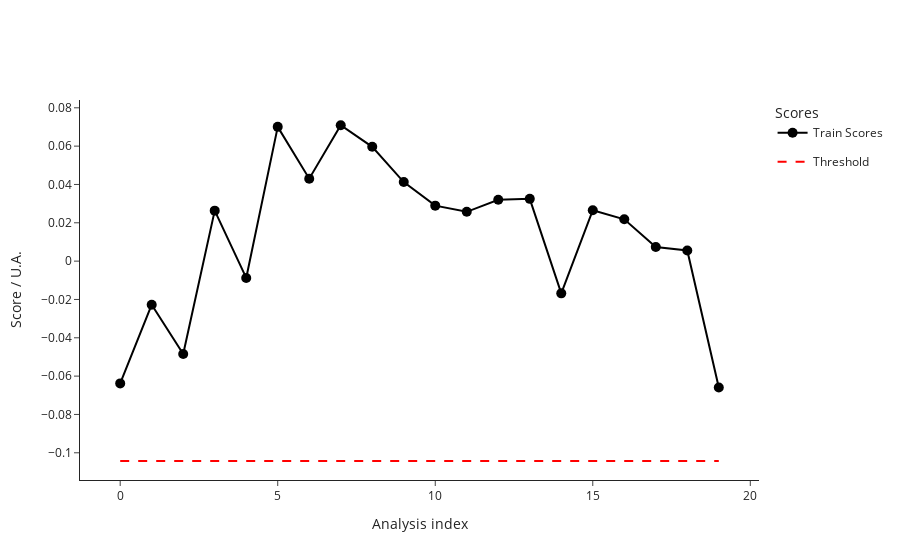

The code cell stored with this chart in its notebook:
### Code cell
from src.StreamPort.machine_learning.methods import MachineLearningMethodIsolationForestSklearn

iforest = MachineLearningMethodIsolationForestSklearn()
iforest_parameters = iforest.parameters
print(iforest_parameters)
parameters.update(iforest_parameters)

ana = iforest.run(ana)
fig_train_scores = ana.plot_scores()
fig_train_scores.show()

### Figure 1 — Plotly figure (JSON) as saved in the notebook; plotly's stock layout.template omitted (floating-point values rounded to 4 significant figures)
{"data": [{"hovertemplate": ["<b>index: </b>18<br><b>name: </b>210812_Pac--005<br><b>path: </b>C:/Users/Sandeep/Desktop/ExtractedSignals\\210812_Pac 2021-08-12 10-30-07\\210812_Pac--005.D<br><b>batch: </b>210812_Pac 2021-08-12 10-30-07<br><b>batch_position: </b>5<br><b>idle_time: </b>39.0<br><b>sample: </b>NaCl 0,9%<br><b>method: </b>SAA_411_Pac.M<br><b>timestamp: </b>2021-08-12 10:50:23<br><b>detector: </b>G1315C<br><b>pump: </b>G7110B<br><b>start_time: </b>2021-08-12 10:50:57<br><b>end_time: </b>2021-08-12 10:54:57<br><b>runtime: </b>239.7000000000036", "<b>index: </b>19<br><b>name: </b>210812_Pac--006<br><b>path: </b>C:/Users/Sandeep/Desktop/ExtractedSignals\\210812_Pac 2021-08-12 10-30-07\\210812_Pac--006.D<br><b>batch: </b>210812_Pac 2021-08-12 10-30-07<br><b>batch_position: </b>6<br><b>idle_time: </b>39.0<br><b>sample: </b>Blank<br><b>method: </b>SAA_411_Pac.M<br><b>timestamp: </b>2021-08-12 10:55:02<br><b>detector: </b>G1315C<br><b>pump: </b>G7110B<br><b>start_time: </b>2021-08-12 10:55:36<br><b>end_time: </b>2021-08-12 10:59:36<br><b>runtime: </b>239.7000000000036", "<b>index: </b>20<br><b>name: </b>210812_Pac--007<br><b>path: </b>C:/Users/Sandeep/Desktop/ExtractedSignals\\210812_Pac 2021-08-12 10-30-07\\210812_Pac--007.D<br><b>batch: </b>210812_Pac 2021-08-12 10-30-07<br><b>batch_position: </b>7<br><b>idle_time: </b>39.0<br><b>sample: </b>0.025 mg/ml<br><b>method: </b>SAA_411_Pac.M<br><b>timestamp: </b>2021-08-12 10:59:41<br><b>detector: </b>G1315C<br><b>pump: </b>G7110B<br><b>start_time: </b>2021-08-12 11:00:15<br><b>end_time: </b>2021-08-12 11:04:15<br><b>runtime: </b>239.7000000000036", "<b>index: </b>21<br><b>name: </b>210812_Pac--008<br><b>path: </b>C:/Users/Sandeep/Desktop/ExtractedSignals\\210812_Pac 2021-08-12 10-30-07\\210812_Pac--008.D<br><b>batch: </b>210812_Pac 2021-08-12 10-30-07<br><b>batch_position: </b>8<br><b>idle_time: </b>39.0<br><b>sample: </b>Blank<br><b>method: </b>SAA_411_Pac.M<br><b>timestamp: </b>2021-08-12 11:04:20<br><b>detector: </b>G1315C<br><b>pump: </b>G7110B<br><b>start_time: </b>2021-08-12 11:04:54<br><b>end_time: </b>2021-08-12 11:08:54<br><b>runtime: </b>239.7000000000036", "<b>index: </b>22<br><b>name: </b>210812_Pac--009<br><b>path: </b>C:/Users/Sandeep/Desktop/ExtractedSignals\\210812_Pac 2021-08-12 10-30-07\\210812_Pac--009.D<br><b>batch: </b>210812_Pac 2021-08-12 10-30-07<br><b>batch_position: </b>9<br><b>idle_time: </b>38.0<br><b>sample: </b>210806/036 :10<br><b>method: </b>SAA_411_Pac.M<br><b>timestamp: </b>2021-08-12 11:08:59<br><b>detector: </b>G1315C<br><b>pump: </b>G7110B<br><b>start_time: </b>2021-08-12 11:09:32<br><b>end_time: </b>2021-08-12 11:13:32<br><b>runtime: </b>239.7000000000036", "<b>index: </b>23<br><b>name: </b>210812_Pac--010<br><b>path: </b>C:/Users/Sandeep/Desktop/ExtractedSignals\\210812_Pac 2021-08-12 10-30-07\\210812_Pac--010.D<br><b>batch: </b>210812_Pac 2021-08-12 10-30-07<br><b>batch_position: </b>10<br><b>idle_time: </b>39.0<br><b>sample: </b>210806/036 :10<br><b>method: </b>SAA_411_Pac.M<br><b>timestamp: </b>2021-08-12 11:13:37<br><b>detector: </b>G7110B<br><b>pump: </b>G7110B<br><b>start_time: </b>2021-08-12 11:14:11<br><b>end_time: </b>2021-08-12 11:18:11<br><b>runtime: </b>239.7000000000036", "<b>index: </b>24<br><b>name: </b>210812_Pac--011<br><b>path: </b>C:/Users/Sandeep/Desktop/ExtractedSignals\\210812_Pac 2021-08-12 10-30-07\\210812_Pac--011.D<br><b>batch: </b>210812_Pac 2021-08-12 10-30-07<br><b>batch_position: </b>11<br><b>idle_time: </b>39.0<br><b>sample: </b>210806/036 :10<br><b>method: </b>SAA_411_Pac.M<br><b>timestamp: </b>2021-08-12 11:18:16<br><b>detector: </b>G7110B<br><b>pump: </b>G7110B<br><b>start_time: </b>2021-08-12 11:18:50<br><b>end_time: </b>2021-08-12 11:22:50<br><b>runtime: </b>239.7000000000036", "<b>index: </b>25<br><b>name: </b>210812_Pac--012<br><b>path: </b>C:/Users/Sandeep/Desktop/ExtractedSignals\\210812_Pac 2021-08-12 10-30-07\\210812_Pac--012.D<br><b>batch: </b>210812_Pac 2021-08-12 10-30-07<br><b>batch_position: </b>12<br><b>idle_time: </b>39.0<br><b>sample: </b>Blank<br><b>method: </b>SAA_411_Pac.M<br><b>timestamp: </b>2021-08-12 11:22:55<br><b>detector: </b>G1315C<br><b>pump: </b>G7110B<br><b>start_time: </b>2021-08-12 11:23:29<br><b>end_time: </b>2021-08-12 11:27:29<br><b>runtime: </b>239.7000000000036", "<b>index: </b>26<br><b>name: </b>210812_Pac--013<br><b>path: </b>C:/Users/Sandeep/Desktop/ExtractedSignals\\210812_Pac 2021-08-12 10-30-07\\210812_Pac--013.D<br><b>batch: </b>210812_Pac 2021-08-12 10-30-07<br><b>batch_position: </b>13<br><b>idle_time: </b>39.0<br><b>sample: </b>0.025 mg/ml<br><b>method: </b>SAA_411_Pac.M<br><b>timestamp: </b>2021-08-12 11:27:34<br><b>detector: </b>G1315C<br><b>pump: </b>G7110B<br><b>start_time: </b>2021-08-12 11:28:08<br><b>end_time: </b>2021-08-12 11:32:08<br><b>runtime: </b>239.7000000000036", "<b>index: </b>27<br><b>name: </b>210812_Pac--014<br><b>path: </b>C:/Users/Sandeep/Desktop/ExtractedSignals\\210812_Pac 2021-08-12 10-30-07\\210812_Pac--014.D<br><b>batch: </b>210812_Pac 2021-08-12 10-30-07<br><b>batch_position: </b>14<br><b>idle_time: </b>38.0<br><b>sample: </b>Blank<br><b>method: </b>SAA_411_Pac.M<br><b>timestamp: </b>2021-08-12 11:32:13<br><b>detector: </b>G7110B<br><b>pump: </b>G7110B<br><b>start_time: </b>2021-08-12 11:32:46<br><b>end_time: </b>2021-08-12 11:36:47<br><b>runtime: </b>239.7000000000036", "<b>index: </b>51<br><b>name: </b>210813_Pac--005<br><b>path: </b>C:/Users/Sandeep/Desktop/ExtractedSignals\\210813_Pac 2021-08-13 10-37-27\\210813_Pac--005.D<br><b>batch: </b>210813_Pac 2021-08-13 10-37-27<br><b>batch_position: </b>5<br><b>idle_time: </b>39.0<br><b>sample: </b>NaCl 0,9%<br><b>method: </b>SAA_411_Pac.M<br><b>timestamp: </b>2021-08-13 10:57:52<br><b>detector: </b>G7110B<br><b>pump: </b>G7110B<br><b>start_time: </b>2021-08-13 10:58:26<br><b>end_time: </b>2021-08-13 11:02:27<br><b>runtime: </b>239.7000000000036", "<b>index: </b>52<br><b>name: </b>210813_Pac--006<br><b>path: </b>C:/Users/Sandeep/Desktop/ExtractedSignals\\210813_Pac 2021-08-13 10-37-27\\210813_Pac--006.D<br><b>batch: </b>210813_Pac 2021-08-13 10-37-27<br><b>batch_position: </b>6<br><b>idle_time: </b>38.0<br><b>sample: </b>Blank<br><b>method: </b>SAA_411_Pac.M<br><b>timestamp: </b>2021-08-13 11:02:31<br><b>detector: </b>G1315C<br><b>pump: </b>G7110B<br><b>start_time: </b>2021-08-13 11:03:05<br><b>end_time: </b>2021-08-13 11:07:06<br><b>runtime: </b>239.7000000000036", "<b>index: </b>53<br><b>name: </b>210813_Pac--007<br><b>path: </b>C:/Users/Sandeep/Desktop/ExtractedSignals\\210813_Pac 2021-08-13 10-37-27\\210813_Pac--007.D<br><b>batch: </b>210813_Pac 2021-08-13 10-37-27<br><b>batch_position: </b>7<br><b>idle_time: </b>38.0<br><b>sample: </b>0.025 mg/ml<br><b>method: </b>SAA_411_Pac.M<br><b>timestamp: </b>2021-08-13 11:07:10<br><b>detector: </b>G1315C<br><b>pump: </b>G7116B<br><b>start_time: </b>2021-08-13 11:07:44<br><b>end_time: </b>2021-08-13 11:11:45<br><b>runtime: </b>239.7000000000036", "<b>index: </b>54<br><b>name: </b>210813_Pac--008<br><b>path: </b>C:/Users/Sandeep/Desktop/ExtractedSignals\\210813_Pac 2021-08-13 10-37-27\\210813_Pac--008.D<br><b>batch: </b>210813_Pac 2021-08-13 10-37-27<br><b>batch_position: </b>8<br><b>idle_time: </b>38.0<br><b>sample: </b>Blank<br><b>method: </b>SAA_411_Pac.M<br><b>timestamp: </b>2021-08-13 11:11:49<br><b>detector: </b>G1315C<br><b>pump: </b>G7110B<br><b>start_time: </b>2021-08-13 11:12:23<br><b>end_time: </b>2021-08-13 11:16:23<br><b>runtime: </b>239.7000000000036", "<b>index: </b>55<br><b>name: </b>210813_Pac--009<br><b>path: </b>C:/Users/Sandeep/Desktop/ExtractedSignals\\210813_Pac 2021-08-13 10-37-27\\210813_Pac--009.D<br><b>batch: </b>210813_Pac 2021-08-13 10-37-27<br><b>batch_position: </b>9<br><b>idle_time: </b>39.0<br><b>sample: </b>210812/004 :20<br><b>method: </b>SAA_411_Pac.M<br><b>timestamp: </b>2021-08-13 11:16:28<br><b>detector: </b>G1315C<br><b>pump: </b>G7110B<br><b>start_time: </b>2021-08-13 11:17:02<br><b>end_time: </b>2021-08-13 11:21:03<br><b>runtime: </b>239.7000000000036", "<b>index: </b>56<br><b>name: </b>210813_Pac--010<br><b>path: </b>C:/Users/Sandeep/Desktop/ExtractedSignals\\210813_Pac 2021-08-13 10-37-27\\210813_Pac--010.D<br><b>batch: </b>210813_Pac 2021-08-13 10-37-27<br><b>batch_position: </b>10<br><b>idle_time: </b>38.0<br><b>sample: </b>210812/004 :20<br><b>method: </b>SAA_411_Pac.M<br><b>timestamp: </b>2021-08-13 11:21:08<br><b>detector: </b>G1315C<br><b>pump: </b>G7110B<br><b>start_time: </b>2021-08-13 11:21:41<br><b>end_time: </b>2021-08-13 11:25:42<br><b>runtime: </b>239.7000000000036", "<b>index: </b>57<br><b>name: </b>210813_Pac--011<br><b>path: </b>C:/Users/Sandeep/Desktop/ExtractedSignals\\210813_Pac 2021-08-13 10-37-27\\210813_Pac--011.D<br><b>batch: </b>210813_Pac 2021-08-13 10-37-27<br><b>batch_position: </b>11<br><b>idle_time: </b>39.0<br><b>sample: </b>210812/004 :20<br><b>method: </b>SAA_411_Pac.M<br><b>timestamp: </b>2021-08-13 11:25:46<br><b>detector: </b>G1315C<br><b>pump: </b>G7110B<br><b>start_time: </b>2021-08-13 11:26:21<br><b>end_time: </b>2021-08-13 11:30:21<br><b>runtime: </b>239.7000000000036", "<b>index: </b>58<br><b>name: </b>210813_Pac--012<br><b>path: </b>C:/Users/Sandeep/Desktop/ExtractedSignals\\210813_Pac 2021-08-13 10-37-27\\210813_Pac--012.D<br><b>batch: </b>210813_Pac 2021-08-13 10-37-27<br><b>batch_position: </b>12<br><b>idle_time: </b>38.0<br><b>sample: </b>Blank<br><b>method: </b>SAA_411_Pac.M<br><b>timestamp: </b>2021-08-13 11:30:26<br><b>detector: </b>G1315C<br><b>pump: </b>G7110B<br><b>start_time: </b>2021-08-13 11:30:59<br><b>end_time: </b>2021-08-13 11:34:59<br><b>runtime: </b>239.7000000000036", "<b>index: </b>59<br><b>name: </b>210813_Pac--013<br><b>path: </b>C:/Users/Sandeep/Desktop/ExtractedSignals\\210813_Pac 2021-08-13 10-37-27\\210813_Pac--013.D<br><b>batch: </b>210813_Pac 2021-08-13 10-37-27<br><b>batch_position: </b>13<br><b>idle_time: </b>39.0<br><b>sample: </b>0.025 mg/ml<br><b>method: </b>SAA_411_Pac.M<br><b>timestamp: </b>2021-08-13 11:35:04<br><b>detector: </b>G1315C<br><b>pump: </b>G7110B<br><b>start_time: </b>2021-08-13 11:35:38<br><b>end_time: </b>2021-08-13 11:39:38<br><b>runtime: </b>239.7000000000036", "<b>index: </b>60<br><b>name: </b>210813_Pac--014<br><b>path: </b>C:/Users/Sandeep/Desktop/ExtractedSignals\\210813_Pac 2021-08-13 10-37-27\\210813_Pac--014.D<br><b>batch: </b>210813_Pac 2021-08-13 10-37-27<br><b>batch_position: </b>14<br><b>idle_time: </b>38.0<br><b>sample: </b>Blank<br><b>method: </b>SAA_411_Pac.M<br><b>timestamp: </b>2021-08-13 11:39:43<br><b>detector: </b>G1315C<br><b>pump: </b>G7110B<br><b>start_time: </b>2021-08-13 11:40:16<br><b>end_time: </b>2021-08-13 11:44:17<br><b>runtime: </b>239.7000000000036"], "legendgroup": "Train", "line": {"color": "black"}, "marker": {"color": "black", "size": 10}, "mode": "lines+markers", "name": "Train Scores", "text": ["<b>index: </b>18<br><b>name: </b>210812_Pac--005<br><b>path: </b>C:/Users/Sandeep/Desktop/ExtractedSignals\\210812_Pac 2021-08-12 10-30-07\\210812_Pac--005.D<br><b>batch: </b>210812_Pac 2021-08-12 10-30-07<br><b>batch_position: </b>5<br><b>idle_time: </b>39.0<br><b>sample: </b>NaCl 0,9%<br><b>method: </b>SAA_411_Pac.M<br><b>timestamp: </b>2021-08-12 10:50:23<br><b>detector: </b>G1315C<br><b>pump: </b>G7110B<br><b>start_time: </b>2021-08-12 10:50:57<br><b>end_time: </b>2021-08-12 10:54:57<br><b>runtime: </b>239.7000000000036", "<b>index: </b>19<br><b>name: </b>210812_Pac--006<br><b>path: </b>C:/Users/Sandeep/Desktop/ExtractedSignals\\210812_Pac 2021-08-12 10-30-07\\210812_Pac--006.D<br><b>batch: </b>210812_Pac 2021-08-12 10-30-07<br><b>batch_position: </b>6<br><b>idle_time: </b>39.0<br><b>sample: </b>Blank<br><b>method: </b>SAA_411_Pac.M<br><b>timestamp: </b>2021-08-12 10:55:02<br><b>detector: </b>G1315C<br><b>pump: </b>G7110B<br><b>start_time: </b>2021-08-12 10:55:36<br><b>end_time: </b>2021-08-12 10:59:36<br><b>runtime: </b>239.7000000000036", "<b>index: </b>20<br><b>name: </b>210812_Pac--007<br><b>path: </b>C:/Users/Sandeep/Desktop/ExtractedSignals\\210812_Pac 2021-08-12 10-30-07\\210812_Pac--007.D<br><b>batch: </b>210812_Pac 2021-08-12 10-30-07<br><b>batch_position: </b>7<br><b>idle_time: </b>39.0<br><b>sample: </b>0.025 mg/ml<br><b>method: </b>SAA_411_Pac.M<br><b>timestamp: </b>2021-08-12 10:59:41<br><b>detector: </b>G1315C<br><b>pump: </b>G7110B<br><b>start_time: </b>2021-08-12 11:00:15<br><b>end_time: </b>2021-08-12 11:04:15<br><b>runtime: </b>239.7000000000036", "<b>index: </b>21<br><b>name: </b>210812_Pac--008<br><b>path: </b>C:/Users/Sandeep/Desktop/ExtractedSignals\\210812_Pac 2021-08-12 10-30-07\\210812_Pac--008.D<br><b>batch: </b>210812_Pac 2021-08-12 10-30-07<br><b>batch_position: </b>8<br><b>idle_time: </b>39.0<br><b>sample: </b>Blank<br><b>method: </b>SAA_411_Pac.M<br><b>timestamp: </b>2021-08-12 11:04:20<br><b>detector: </b>G1315C<br><b>pump: </b>G7110B<br><b>start_time: </b>2021-08-12 11:04:54<br><b>end_time: </b>2021-08-12 11:08:54<br><b>runtime: </b>239.7000000000036", "<b>index: </b>22<br><b>name: </b>210812_Pac--009<br><b>path: </b>C:/Users/Sandeep/Desktop/ExtractedSignals\\210812_Pac 2021-08-12 10-30-07\\210812_Pac--009.D<br><b>batch: </b>210812_Pac 2021-08-12 10-30-07<br><b>batch_position: </b>9<br><b>idle_time: </b>38.0<br><b>sample: </b>210806/036 :10<br><b>method: </b>SAA_411_Pac.M<br><b>timestamp: </b>2021-08-12 11:08:59<br><b>detector: </b>G1315C<br><b>pump: </b>G7110B<br><b>start_time: </b>2021-08-12 11:09:32<br><b>end_time: </b>2021-08-12 11:13:32<br><b>runtime: </b>239.7000000000036", "<b>index: </b>23<br><b>name: </b>210812_Pac--010<br><b>path: </b>C:/Users/Sandeep/Desktop/ExtractedSignals\\210812_Pac 2021-08-12 10-30-07\\210812_Pac--010.D<br><b>batch: </b>210812_Pac 2021-08-12 10-30-07<br><b>batch_position: </b>10<br><b>idle_time: </b>39.0<br><b>sample: </b>210806/036 :10<br><b>method: </b>SAA_411_Pac.M<br><b>timestamp: </b>2021-08-12 11:13:37<br><b>detector: </b>G7110B<br><b>pump: </b>G7110B<br><b>start_time: </b>2021-08-12 11:14:11<br><b>end_time: </b>2021-08-12 11:18:11<br><b>runtime: </b>239.7000000000036", "<b>index: </b>24<br><b>name: </b>210812_Pac--011<br><b>path: </b>C:/Users/Sandeep/Desktop/ExtractedSignals\\210812_Pac 2021-08-12 10-30-07\\210812_Pac--011.D<br><b>batch: </b>210812_Pac 2021-08-12 10-30-07<br><b>batch_position: </b>11<br><b>idle_time: </b>39.0<br><b>sample: </b>210806/036 :10<br><b>method: </b>SAA_411_Pac.M<br><b>timestamp: </b>2021-08-12 11:18:16<br><b>detector: </b>G7110B<br><b>pump: </b>G7110B<br><b>start_time: </b>2021-08-12 11:18:50<br><b>end_time: </b>2021-08-12 11:22:50<br><b>runtime: </b>239.7000000000036", "<b>index: </b>25<br><b>name: </b>210812_Pac--012<br><b>path: </b>C:/Users/Sandeep/Desktop/ExtractedSignals\\210812_Pac 2021-08-12 10-30-07\\210812_Pac--012.D<br><b>batch: </b>210812_Pac 2021-08-12 10-30-07<br><b>batch_position: </b>12<br><b>idle_time: </b>39.0<br><b>sample: </b>Blank<br><b>method: </b>SAA_411_Pac.M<br><b>timestamp: </b>2021-08-12 11:22:55<br><b>detector: </b>G1315C<br><b>pump: </b>G7110B<br><b>start_time: </b>2021-08-12 11:23:29<br><b>end_time: </b>2021-08-12 11:27:29<br><b>runtime: </b>239.7000000000036", "<b>index: </b>26<br><b>name: </b>210812_Pac--013<br><b>path: </b>C:/Users/Sandeep/Desktop/ExtractedSignals\\210812_Pac 2021-08-12 10-30-07\\210812_Pac--013.D<br><b>batch: </b>210812_Pac 2021-08-12 10-30-07<br><b>batch_position: </b>13<br><b>idle_time: </b>39.0<br><b>sample: </b>0.025 mg/ml<br><b>method: </b>SAA_411_Pac.M<br><b>timestamp: </b>2021-08-12 11:27:34<br><b>detector: </b>G1315C<br><b>pump: </b>G7110B<br><b>start_time: </b>2021-08-12 11:28:08<br><b>end_time: </b>2021-08-12 11:32:08<br><b>runtime: </b>239.7000000000036", "<b>index: </b>27<br><b>name: </b>210812_Pac--014<br><b>path: </b>C:/Users/Sandeep/Desktop/ExtractedSignals\\210812_Pac 2021-08-12 10-30-07\\210812_Pac--014.D<br><b>batch: </b>210812_Pac 2021-08-12 10-30-07<br><b>batch_position: </b>14<br><b>idle_time: </b>38.0<br><b>sample: </b>Blank<br><b>method: </b>SAA_411_Pac.M<br><b>timestamp: </b>2021-08-12 11:32:13<br><b>detector: </b>G7110B<br><b>pump: </b>G7110B<br><b>start_time: </b>2021-08-12 11:32:46<br><b>end_time: </b>2021-08-12 11:36:47<br><b>runtime: </b>239.7000000000036", "<b>index: </b>51<br><b>name: </b>210813_Pac--005<br><b>path: </b>C:/Users/Sandeep/Desktop/ExtractedSignals\\210813_Pac 2021-08-13 10-37-27\\210813_Pac--005.D<br><b>batch: </b>210813_Pac 2021-08-13 10-37-27<br><b>batch_position: </b>5<br><b>idle_time: </b>39.0<br><b>sample: </b>NaCl 0,9%<br><b>method: </b>SAA_411_Pac.M<br><b>timestamp: </b>2021-08-13 10:57:52<br><b>detector: </b>G7110B<br><b>pump: </b>G7110B<br><b>start_time: </b>2021-08-13 10:58:26<br><b>end_time: </b>2021-08-13 11:02:27<br><b>runtime: </b>239.7000000000036", "<b>index: </b>52<br><b>name: </b>210813_Pac--006<br><b>path: </b>C:/Users/Sandeep/Desktop/ExtractedSignals\\210813_Pac 2021-08-13 10-37-27\\210813_Pac--006.D<br><b>batch: </b>210813_Pac 2021-08-13 10-37-27<br><b>batch_position: </b>6<br><b>idle_time: </b>38.0<br><b>sample: </b>Blank<br><b>method: </b>SAA_411_Pac.M<br><b>timestamp: </b>2021-08-13 11:02:31<br><b>detector: </b>G1315C<br><b>pump: </b>G7110B<br><b>start_time: </b>2021-08-13 11:03:05<br><b>end_time: </b>2021-08-13 11:07:06<br><b>runtime: </b>239.7000000000036", "<b>index: </b>53<br><b>name: </b>210813_Pac--007<br><b>path: </b>C:/Users/Sandeep/Desktop/ExtractedSignals\\210813_Pac 2021-08-13 10-37-27\\210813_Pac--007.D<br><b>batch: </b>210813_Pac 2021-08-13 10-37-27<br><b>batch_position: </b>7<br><b>idle_time: </b>38.0<br><b>sample: </b>0.025 mg/ml<br><b>method: </b>SAA_411_Pac.M<br><b>timestamp: </b>2021-08-13 11:07:10<br><b>detector: </b>G1315C<br><b>pump: </b>G7116B<br><b>start_time: </b>2021-08-13 11:07:44<br><b>end_time: </b>2021-08-13 11:11:45<br><b>runtime: </b>239.7000000000036", "<b>index: </b>54<br><b>name: </b>210813_Pac--008<br><b>path: </b>C:/Users/Sandeep/Desktop/ExtractedSignals\\210813_Pac 2021-08-13 10-37-27\\210813_Pac--008.D<br><b>batch: </b>210813_Pac 2021-08-13 10-37-27<br><b>batch_position: </b>8<br><b>idle_time: </b>38.0<br><b>sample: </b>Blank<br><b>method: </b>SAA_411_Pac.M<br><b>timestamp: </b>2021-08-13 11:11:49<br><b>detector: </b>G1315C<br><b>pump: </b>G7110B<br><b>start_time: </b>2021-08-13 11:12:23<br><b>end_time: </b>2021-08-13 11:16:23<br><b>runtime: </b>239.7000000000036", "<b>index: </b>55<br><b>name: </b>210813_Pac--009<br><b>path: </b>C:/Users/Sandeep/Desktop/ExtractedSignals\\210813_Pac 2021-08-13 10-37-27\\210813_Pac--009.D<br><b>batch: </b>210813_Pac 2021-08-13 10-37-27<br><b>batch_position: </b>9<br><b>idle_time: </b>39.0<br><b>sample: </b>210812/004 :20<br><b>method: </b>SAA_411_Pac.M<br><b>timestamp: </b>2021-08-13 11:16:28<br><b>detector: </b>G1315C<br><b>pump: </b>G7110B<br><b>start_time: </b>2021-08-13 11:17:02<br><b>end_time: </b>2021-08-13 11:21:03<br><b>runtime: </b>239.7000000000036", "<b>index: </b>56<br><b>name: </b>210813_Pac--010<br><b>path: </b>C:/Users/Sandeep/Desktop/ExtractedSignals\\210813_Pac 2021-08-13 10-37-27\\210813_Pac--010.D<br><b>batch: </b>210813_Pac 2021-08-13 10-37-27<br><b>batch_position: </b>10<br><b>idle_time: </b>38.0<br><b>sample: </b>210812/004 :20<br><b>method: </b>SAA_411_Pac.M<br><b>timestamp: </b>2021-08-13 11:21:08<br><b>detector: </b>G1315C<br><b>pump: </b>G7110B<br><b>start_time: </b>2021-08-13 11:21:41<br><b>end_time: </b>2021-08-13 11:25:42<br><b>runtime: </b>239.7000000000036", "<b>index: </b>57<br><b>name: </b>210813_Pac--011<br><b>path: </b>C:/Users/Sandeep/Desktop/ExtractedSignals\\210813_Pac 2021-08-13 10-37-27\\210813_Pac--011.D<br><b>batch: </b>210813_Pac 2021-08-13 10-37-27<br><b>batch_position: </b>11<br><b>idle_time: </b>39.0<br><b>sample: </b>210812/004 :20<br><b>method: </b>SAA_411_Pac.M<br><b>timestamp: </b>2021-08-13 11:25:46<br><b>detector: </b>G1315C<br><b>pump: </b>G7110B<br><b>start_time: </b>2021-08-13 11:26:21<br><b>end_time: </b>2021-08-13 11:30:21<br><b>runtime: </b>239.7000000000036", "<b>index: </b>58<br><b>name: </b>210813_Pac--012<br><b>path: </b>C:/Users/Sandeep/Desktop/ExtractedSignals\\210813_Pac 2021-08-13 10-37-27\\210813_Pac--012.D<br><b>batch: </b>210813_Pac 2021-08-13 10-37-27<br><b>batch_position: </b>12<br><b>idle_time: </b>38.0<br><b>sample: </b>Blank<br><b>method: </b>SAA_411_Pac.M<br><b>timestamp: </b>2021-08-13 11:30:26<br><b>detector: </b>G1315C<br><b>pump: </b>G7110B<br><b>start_time: </b>2021-08-13 11:30:59<br><b>end_time: </b>2021-08-13 11:34:59<br><b>runtime: </b>239.7000000000036", "<b>index: </b>59<br><b>name: </b>210813_Pac--013<br><b>path: </b>C:/Users/Sandeep/Desktop/ExtractedSignals\\210813_Pac 2021-08-13 10-37-27\\210813_Pac--013.D<br><b>batch: </b>210813_Pac 2021-08-13 10-37-27<br><b>batch_position: </b>13<br><b>idle_time: </b>39.0<br><b>sample: </b>0.025 mg/ml<br><b>method: </b>SAA_411_Pac.M<br><b>timestamp: </b>2021-08-13 11:35:04<br><b>detector: </b>G1315C<br><b>pump: </b>G7110B<br><b>start_time: </b>2021-08-13 11:35:38<br><b>end_time: </b>2021-08-13 11:39:38<br><b>runtime: </b>239.7000000000036", "<b>index: </b>60<br><b>name: </b>210813_Pac--014<br><b>path: </b>C:/Users/Sandeep/Desktop/ExtractedSignals\\210813_Pac 2021-08-13 10-37-27\\210813_Pac--014.D<br><b>batch: </b>210813_Pac 2021-08-13 10-37-27<br><b>batch_position: </b>14<br><b>idle_time: </b>38.0<br><b>sample: </b>Blank<br><b>method: </b>SAA_411_Pac.M<br><b>timestamp: </b>2021-08-13 11:39:43<br><b>detector: </b>G1315C<br><b>pump: </b>G7110B<br><b>start_time: </b>2021-08-13 11:40:16<br><b>end_time: </b>2021-08-13 11:44:17<br><b>runtime: </b>239.7000000000036"], "type": "scatter", "x": [0, 1, 2, 3, 4, 5, 6, 7, 8, 9, 10, 11, 12, 13, 14, 15, 16, 17, 18, 19], "y": [-0.0638, -0.02272, -0.04847, 0.02634, -0.008768, 0.07006, 0.04302, 0.07089, 0.05964, 0.04124, 0.02895, 0.02572, 0.03199, 0.03248, -0.01681, 0.02654, 0.02182, 0.00738, 0.005584, -0.06591]}, {"legendgroup": "Threshold", "line": {"color": "red", "dash": "dash"}, "mode": "lines", "name": "Threshold", "type": "scatter", "x": [0, 19], "y": [-0.1043, -0.1043]}], "layout": {"legend": {"title": {"text": "Scores"}}, "xaxis": {"title": {"text": "Analysis index"}}, "yaxis": {"title": {"text": "Score / U.A."}}}}
